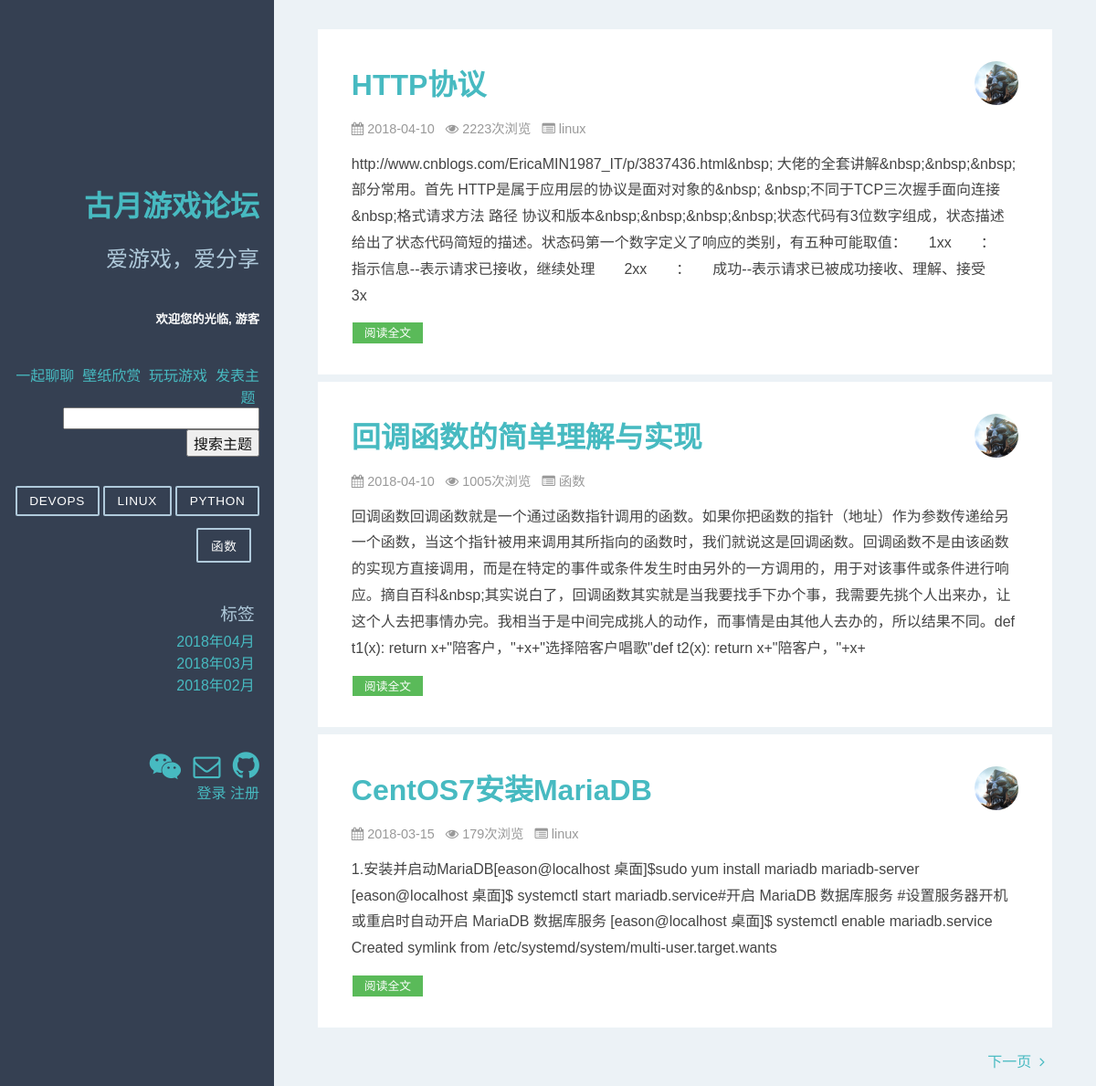
The page / on the database its author committed.
### apps/blog/models.py (models this page shows, shortened)
class Category(models.Model):
    name = models.CharField(verbose_name='类别名称', max_length=64)
    created_time = models.DateTimeField(verbose_name='创建时间', default=now)
    last_mod_time = models.DateTimeField(verbose_name='修改时间', default=now)
    class Meta:
        ordering = ['name']
        verbose_name = "类别名称"
        verbose_name_plural = '分类列表'
        db_table = "category"  # 数据库表名
    def __str__(self):
        return self.name

class Article(models.Model):
    STATUS_CHOICES = (
        ('d', '草稿'),
        ('p', '发表'),
    )
    title = models.CharField(verbose_name='标题', max_length=100)
    content = models.TextField(verbose_name='正文', blank=True, null=True)
    status = models.CharField(verbose_name='状态', max_length=1, choices=STATUS_CHOICES, default='p')
    views = models.PositiveIntegerField(verbose_name='浏览量', default=0)
    created_time = models.DateTimeField(verbose_name='创建时间', default=now)
    pub_time = models.DateTimeField(verbose_name='发布时间', blank=False, null=False)
    last_mod_time = models.DateTimeField(verbose_name='修改时间', default=now)
    category = models.ForeignKey(Category, verbose_name='分类',
                                 on_delete=models.CASCADE, blank=False, null=False)
    tags = models.ManyToManyField(Tag, verbose_name='标签集合', blank=True)
    use = models.ForeignKey("user", on_delete=models.CASCADE)
    class Meta:
        ordering = ['-pub_time']  # 按文章创建日期降序
        verbose_name = '文章'  # 指定后台显示模型名称
        verbose_name_plural = '文章列表'  # 指定后台显示模型复数名称
        db_table = 'article'  # 数据库表名
        get_latest_by = 'created_time'

### apps/blog/views.py (the view)
# urls.py: 2. Add a URL to urlpatterns:  path('', views.home, name='home')
def home(request):  # 主页
    name = request.session.get("is_user")
    posts = Article.objects.filter(status='p',
                                   pub_time__lt=datetime.datetime.now().strftime("%Y-%m-%d %H:%I:%S")
                                   ).order_by("-views")  # 获取全部(状态为已发布，发布时间不为空)Article对象filter(status='p', pub_time__isnull=False)
    paginator = Paginator(posts, settings.PAGE_NUM)  # 每页显示数量
    page = request.GET.get('page')  # 获取URL中page参数的值
    try:
        post_list = paginator.page(page)
    except PageNotAnInteger:
        post_list = paginator.page(1)
    except EmptyPage:
        post_list = paginator.page(paginator.num_pages)
    return render(request, 'home.html', {'post_list': post_list,
                                         'category_list': categories,
                                         'months': months,
                                         'name': name,
                                         'tags': tags,
                                         })

### templates/home.html (shortened to what this page needs)
{% extends "base.html" %}
{% load static %}
{% block content %}
    <div class="posts">
        {% for post in post_list %}
            <div class="post-container">
                <section class="post">
                    <header class="post-header">
                        <img width="48" height="48" alt="Tilo Mitra's avatar" class="post-avatar"
                             src='{% static "image/avatar.png" %}'>
                        <h2 class="post-title"><a href="{% url 'detail' id=post.id %}"
                                                  style="text-decoration: none">{{ post.title }}</a></h2>
                        <p class="post-meta">
                            <i class="fa fa-calendar" aria-hidden="true"></i>&nbsp;{{ post.pub_time |date:'Y-m-d' }}&nbsp;&nbsp;
                            <i class="fa fa-eye" aria-hidden="true"></i>&nbsp;{{ post.views }}次浏览&nbsp;&nbsp;
                            <i class="fa fa-list-alt"></i>&nbsp;{{ post.category }}&nbsp;&nbsp;
                            <i class="fa-id-card"></i> &nbsp;{{ post.use.user_name }}&nbsp;&nbsp;
                        </p>
                    </header>
                    <div class="post-description">
                        <p>
                            {{ post.content|striptags|truncatechars:300 }}
                        </p>
                    </div>
                    <div>
                        <a class="button" href="{% url 'detail' id=post.id %}"
                           style="text-decoration: none">阅读全文</a>
                    </div>
                </section>
            </div>
            {% empty %}
            <h1>没有文章</h1>
        {% endfor %}
    </div>
    {% if post_list.object_list and post_list.paginator.num_pages > 1 %}
        <div>
            {% if post_list.has_next %}
                <a class="footer" href="?page={{ post_list.next_page_number }}"
                   style="text-decoration: none; float: right; padding-right: 1%">
                    下一页&nbsp;&nbsp;<i class="fa fa-angle-right"></i>
                </a>
            {% endif %}
        </div>
    {% endif %}
{% endblock %}

### templates/base.html (shortened to what this page needs)
{% load static %}
<html lang="zh">
<head>
    <link rel="stylesheet" type="text/css" href="{% static 'css/pure-min.css' %}"/>
    <link rel="stylesheet" type="text/css" href="{% static 'css/grids-responsive-min.css' %}"/>
    <link rel="stylesheet" type="text/css" href="{% static 'css/blog.css' %}"/>
    <link rel="stylesheet" type="text/css" href="{% static 'css/font-awesome.min.css'%}"/>
</head>
<body>
<div id="layout" class="pure-g">
    <div class="sidebar pure-u-1 pure-u-md-1-4">
        <div class="header" style="margin-top: 200px">
            <h1 class="brand-title"><a href="{% url 'home' %}" style="text-decoration: none;">古月游戏论坛</a></h1>
            <br>
            <h2 class="brand-tagline">爱游戏，爱分享</h2>
            <br>
            <h5>欢迎您的光临,
                {% if name != None %}
                    {{ name }} <a href="/user_Post">我的主题</a></h5>
                {% else %}
                     游客</h5>
                {% endif %}
            <br>
            <div style="display:inline;"><a>一起聊聊</a>&nbsp;</div>
            <div style="display:inline;"><a href="/imglook">壁纸欣赏</a>&nbsp;</div>
            <div style="display:inline;"><a href="/2048">玩玩游戏</a>&nbsp;</div>
            <div style="display:inline;"><a href="/publish">发表主题</a>&nbsp;</div>
            <br>
            <div><input type="text" id="search_title" style="color: #0f0f0f"><button style="color: #0f0f0f" id="btsearch">搜索主题</button></div>
            <br>
            <nav class="nav">
                <ul class="nav-list">
                    <li class="nav-item">
                        {% for category in category_list %}
                            <a class="pure-button" href="{% url 'category_menu' id=category.id %}"
                               style="text-decoration: none">{{ category }}</a>
                        {% endfor %}&nbsp;
                    </li>
                </ul>
                <br>
                <br>
                <h3 class="brand-tagline" style="margin: 2%">标签</h3>
                <ul class="nav-list" style="margin: 2%">
                    {% for m in months %}
                        <li>
                            <a href="{% url 'archives' year=m.year month=m.month %}"
                               style="text-decoration: none">{{ m | date:'Y年m月' }}</a>
                        </li>
                    {% empty %}
                        暂无标签！
                    {% endfor %}
                </ul>
                <br>
                <br>
                <br>
                <ul class="nav-list">
                <li>
                    <a href="#" style="text-decoration: none">
                        <i class="fa fa-weixin" style="font-size: 30px" aria-hidden="true" title="微信"></i>
                    </a>
                    <a href=mailto:934701945@qq.com style="text-decoration: none">
                        <i class="fa fa-envelope-o" style="font-size: 30px" aria-hidden="true" title="邮箱"></i>
                    </a>
                    <a href="https://github.com/hyn3118166" style="text-decoration: none" title="Github"
                       target="_blank">
                        <i class="fa fa-github" style="font-size: 34px" aria-hidden="true"></i>
                    </a>
                    <div style="align-content: right">
                    {% if name != None %}
                        <a href="/bye" name="Cancellation">退出登陆</a>
                    {% else %}
                        <a href="/login" name="longin">登录</a>
                        <a href="/register" name="longin">注册</a>
                    {% endif %}
                    </div>
                </li>
            </ul>
            </nav>
        </div>
    </div>
    <div class="content pure-u-1 pure-u-md-3-4">
        <div>
            {% block content %}
            {% endblock %}
        </div>
    </div>
</div>
</body>
</html>

### static/css/grids-responsive-min.css (style rules this page uses)
@media screen and (min-width:48em) { .pure-u-md-1,.pure-u-md-1-1,.pure-u-md-1-12,.pure-u-md-1-2,.pure-u-md-1-24,.pure-u-md-1-3,.pure-u-md-1-4,.pure-u-md-1-5,.pure-u-md-1-6,.pure-u-md-1-8,.pure-u-md-10-24,.pure-u-md-11-12,.pure-u-md-11-24,.pure-u-md-12-24,.pure-u-md-13-24,.pure-u-md-14-24,.pure-u-md-15-24,.pure-u-md-16-24,.pure-u-md-17-24,.pure-u-md-18-24,.pure-u-md-19-24,.pure-u-md-2-24,.pure-u-md-2-3,.pure-u-md-2-5,.pure-u-md-20-24,.pure-u-md-21-24,.pure-u-md-22-24,.pure-u-md-23-24,.pure-u-md-24-24,.pure-u-md-3-24,.pure-u-md-3-4,.pure-u-md-3-5,.pure-u-md-3-8,.pure-u-md-4-24,.pure-u-md-4-5,.pure-u-md-5-12,.pure-u-md-5-24,.pure-u-md-5-5,.pure-u-md-5-6,.pure-u-md-5-8,.pure-u-md-6-24,.pure-u-md-7-12,.pure-u-md-7-24,.pure-u-md-7-8,.pure-u-md-8-24,.pure-u-md-9-24 { display:inline-block;zoom:1;letter-spacing:normal;word-spacing:normal;vertical-align:top;text-rendering:auto } }
@media screen and (min-width:48em) { .pure-u-md-1-4,.pure-u-md-6-24 { width:25% } }
@media screen and (min-width:48em) { .pure-u-md-18-24,.pure-u-md-3-4 { width:75% } }

### rows shown on the page
Category: name "DEVOPS"
Category: name "LINUX"
Category: name "PYTHON"
Category: name "函数"
Article: title "HTTP协议", pub_time "2018-04-10", views "2223", category "linux", content "http://www.cnblogs.com/EricaMIN1987_IT/p/3837436.html&nbsp; 大佬的全套讲解&nbsp;&nbsp;&nbsp;部分常用。首先 HTTP是属于应用层的协议是面对对象的&nbsp; &nbsp;不同于TCP三次握手面向连接&nbsp;格式请求方法 路径 协议和版本&nbsp;&nbsp;&nbsp;&nbsp;状态代码有3位数字组成，状态描述给出了状态代码简短的描述。状态码第一个数字定义了响应的类别，有五种可能取值： 1xx ： 指示信息--表示请求已接收，继续处理 2xx ： 成功--表示请求已被成功接收、理解、接受 3x"
Article: title "回调函数的简单理解与实现", pub_time "2018-04-10", views "1005", category "函数", content "回调函数回调函数就是一个通过函数指针调用的函数。如果你把函数的指针（地址）作为参数传递给另一个函数，当这个指针被用来调用其所指向的函数时，我们就说这是回调函数。回调函数不是由该函数的实现方直接调用，而是在特定的事件或条件发生时由另外的一方调用的，用于对该事件或条件进行响应。摘自百科&nbsp;其实说白了，回调函数其实就是当我要找手下办个事，我需要先挑个人出来办，让这个人去把事情办完。我相当于是中间完成挑人的动作，而事情是由其他人去办的，所以结果不同。def t1(x): return x+\"陪客户，\"+x+\"选择陪客户唱歌\"def t2(x): return x+\"陪客户，\"+x+"
Article: title "CentOS7安装MariaDB", pub_time "2018-03-15", views "179", category "linux", content "1.安装并启动MariaDB[eason@localhost 桌面]$sudo yum install mariadb mariadb-server [eason@localhost 桌面]$ systemctl start mariadb.service#开启 MariaDB 数据库服务 #设置服务器开机或重启时自动开启 MariaDB 数据库服务 [eason@localhost 桌面]$ systemctl enable mariadb.service Created symlink from /etc/systemd/system/multi-user.target.wants"

### other values the page prints
{{ m | date:'Y年m月' }} "2018年04月" "2018年03月" "2018年02月"
